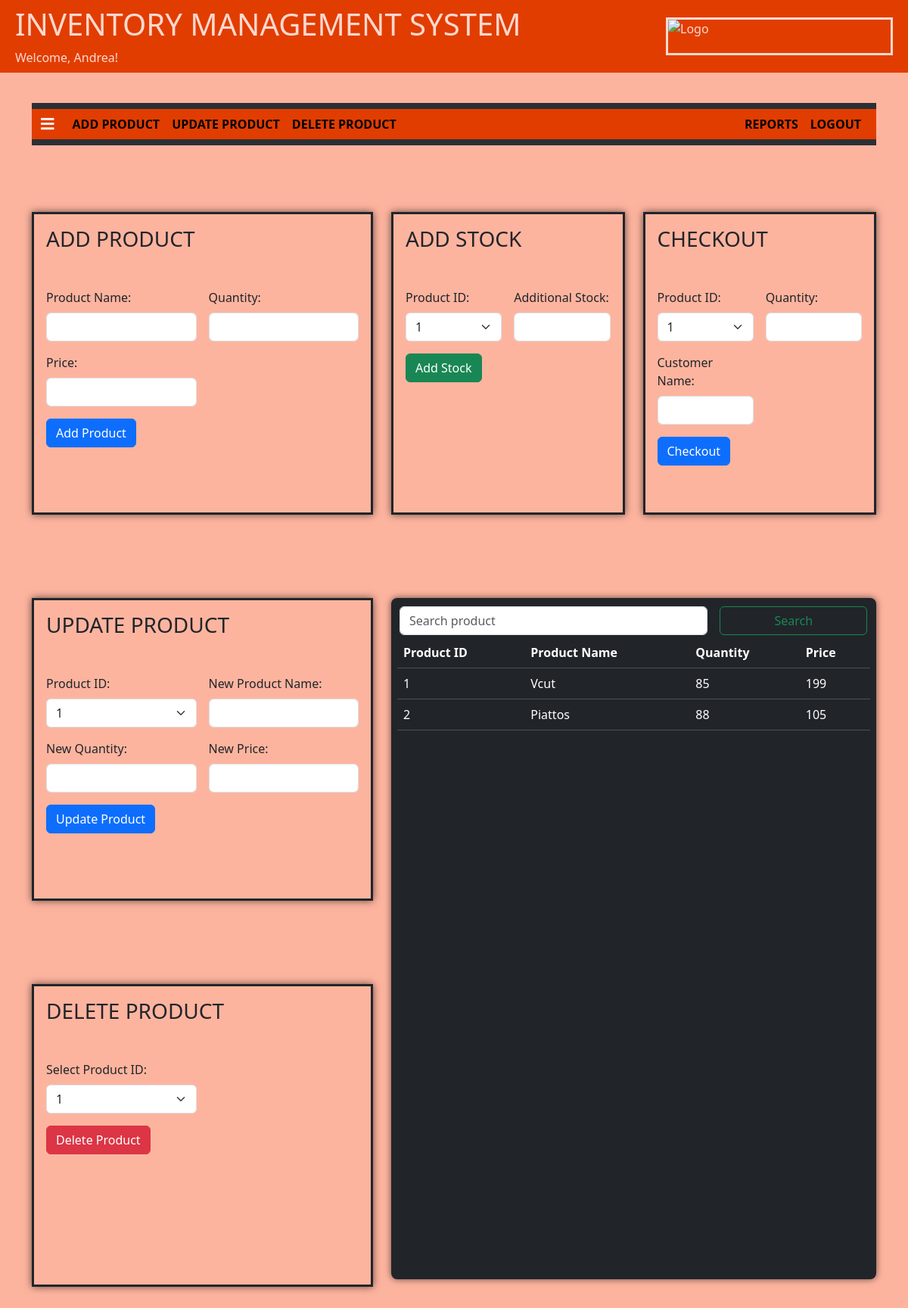
Screenshot of /index.php (signed in) with the database file from the repository.
### tables this page shows
CREATE TABLE IF NOT EXISTS `product` (
  `Product_ID` int NOT NULL AUTO_INCREMENT,
  `Product_Name` varchar(100) NOT NULL,
  `Quantity` int NOT NULL,
  `Price` decimal(10,0) NOT NULL,
  PRIMARY KEY (`Product_ID`)
);

### index.php (the view, shortened to what this page needs)
<!DOCTYPE html>
<html lang="en">
<head>
    <link href="https://cdn.jsdelivr.net/npm/bootstrap@5.3.1/dist/css/bootstrap.min.css" rel="stylesheet">
    <link rel="stylesheet" href="https://use.fontawesome.com/releases/v5.7.1/css/all.css">
    <link rel="stylesheet" href="./css/styleIndex.css">
</head>
<body>
    <div class="container-fluid">
        <div class="d-flex justify-content-between align-items-center p-2">
            <div>
                <h1 style="display: inline-block;">INVENTORY MANAGEMENT SYSTEM</h1>
                <div>
                    <?php
                    if(isset($_SESSION['name'])) {
                    $name = $_SESSION['name'];
                    echo "Welcome, $name!";
                    } else {
                    echo "User not logged in.";
                    }
                    ?>
                </div>
            </div>
            <div class="d-flex align-items-center" style=" border: solid; height:50px; width:300px; overflow: hidden; ">
                <img src="./img/loginBG.jpg" alt="Logo" class="container-image">
            </div>
        </div>
    </div>
    <div class="container-md" style="padding-top: 5vh;">
      <nav class="navbar navbar-expand-lg bg-body-tertiary"  data-bs-theme="dark">
        <div class="container-fluid">
          <a class="navbar-brand" href="#"><i class="fas fa-bars"></i></a>
            <div class="collapse navbar-collapse" id="navbarNavAltMarkup">
                <div class="navbar-nav">
                    <a class="nav-link" aria-current="page" href="#add">ADD PRODUCT</a>
                    <a class="nav-link" href="#update">UPDATE PRODUCT</a>
                    <a class="nav-link" href="#delete">DELETE PRODUCT</a>
                </div>
                <div class="navbar-nav ms-auto">
                    <a class="nav-link" href="report_page.php">REPORTS</a>
                    <a class="nav-link" href="./php/logout.php">LOGOUT</a>
                </div>
            </div>
        </div>
      </nav>
        <div class="row">
            <div class="col-md-5" >
              <div>
                <br id="add"><br>
              </div>
              <div class="container">
                <h3 class="mb-5">ADD PRODUCT</h3>
                <form class="row g-3" action="./php/process_product.php" method="post">
                  <div class="col-md-6">
                      <label for="productName" class="form-label">Product Name:</label>
                      <input type="text" class="form-control" id="productName" name="productName" required>
                  </div>
                  <div class="col-md-6">
                      <label for="quantity" class="form-label">Quantity:</label>
                      <input type="number" class="form-control" id="quantity" name="quantity" required>
                  </div>
                  <div class="col-md-6">
                      <label for="price" class="form-label">Price:</label>
                      <input type="number" class="form-control" id="price" name="price" required>
                  </div>
                  <div class="col-12">
                      <button type="submit" class="btn btn-primary" name="addProduct">Add Product</button>
                  </div>
                </form>
              </div>
              <div>
                <br id="update">
              </div>
              <div class="container">
                <h3 class="mb-5" >UPDATE PRODUCT</h3>
                <form class="row g-3" action="./php/process_product.php" method="post">
                  <div class="col-md-6">
                      <label for="productIdUpdate" class="form-label">Product ID:</label>
                      <select class="form-select" id="productIdUpdate" name="productId" required onchange="fetchProductDetails()">
                          <?php
                          include 'connect.php';
                          $result = $conn->query("SELECT `Product_ID` FROM `product`");
                          while ($row = $result->fetch_assoc()) {
                              echo '<option value="' . $row['Product_ID'] . '">' . $row['Product_ID'] . '</option>';
                          }
                          ?>
                      </select>
                  </div>
                  <div class="col-md-6">
                      <label for="productNameUpdate" class="form-label">New Product Name:</label>
                      <input type="text" class="form-control" id="productNameUpdate" name="productName" required>
                  </div>
                  <div class="col-md-6">
                      <label for="quantityUpdate" class="form-label">New Quantity:</label>
                      <input type="number" class="form-control" id="quantityUpdate" name="quantity" required>
                  </div>
                  <div class="col-md-6">
                      <label for="priceUpdate" class="form-label">New Price:</label>
                      <input type="number" class="form-control" id="priceUpdate" name="price" required>
                  </div>
                  <div class="col-12">
                      <button type="submit" class="btn btn-primary" name="updateProduct">Update Product</button>
                  </div>
                </form>
              </div>
              <div>
                <br id="delete">
              </div>
              <div class="container">
                <h3 class="mb-5" id="delete">DELETE PRODUCT</h3>
                <form class="row g-3" action="./php/process_product.php" method="post">
                  <div class="col-md-6">
                      <label for="productIdDelete" class="form-label">Select Product ID:</label>
                      <select class="form-select" id="productIdDelete" name="productId" required>
                          <?php
                          include 'connect.php';
                          $result = $conn->query("SELECT `Product_ID` FROM `product`");
                          while ($row = $result->fetch_assoc()) {
                              echo '<option value="' . $row['Product_ID'] . '">' . $row['Product_ID'] . '</option>';
                          }
                          ?>
                      </select>
                  </div>
                  <div class="col-12">
                      <button type="submit" class="btn btn-danger" name="deleteProduct">Delete Product</button>
                  </div>
                </form>
              </div>
            </div>
            <div class="col-md-7">
              <div class="row">
                <div class="col-md-6">
                  <div>
                      <br id="addStock"><br>
                  </div>
                  <div class="container">
                      <h3 class="mb-5">ADD STOCK</h3>
                      <form class="row g-3" action="./php/process_product.php" method="post">
                          <div class="col-md-6">
                              <label for="productIdAddStock" class="form-label">Product ID:</label>
                              <select class="form-select" id="productIdAddStock" name="productId" required>
                                  <?php
                                  $result = $conn->query("SELECT `Product_ID` FROM `product`");
                                  while ($row = $result->fetch_assoc()) {
                                      echo '<option value="' . $row['Product_ID'] . '">' . $row['Product_ID'] . '</option>';
                                  }
                                  ?>
                              </select>
                          </div>
                          <div class="col-md-6">
                              <label for="quantityAddStock" class="form-label">Additional Stock:</label>
                              <input type="number" class="form-control" id="quantityAddStock" name="quantity" required>
                          </div>
                          <div class="col-12">
                              <button type="submit" class="btn btn-success" name="addStock">Add Stock</button>
                          </div>
                      </form>
                    </div>
                  </div>
                  <div class="col-md-6">
                    <div>
                        <br id="checkout"><br>
                    </div>
                    <div class="container">
                        <h3 class="mb-5">CHECKOUT</h3>
                        <form class="row g-3" action="./php/process_product.php" method="post">
                            <div class="col-md-6">
                                <label for="productIdCheckout" class="form-label">Product ID:</label>
                                <select class="form-select" id="productIdCheckout" name="productId" required>
                                    <?php
                                    $result = $conn->query("SELECT `Product_ID` FROM `product`");
                                    while ($row = $result->fetch_assoc()) {
                                        echo '<option value="' . $row['Product_ID'] . '">' . $row['Product_ID'] . '</option>';
                                    }
                                    ?>
                                </select>
                            </div>
                            <div class="col-md-6">
                                <label for="quantityCheckout" class="form-label">Quantity:</label>
                                <input type="number" class="form-control" id="quantityCheckout" name="quantity" required>
                            </div>
                            <div class="col-md-6">
                                <label for="customerName" class="form-label">Customer Name:</label>
                                <input type="text" class="form-control" id="customerName" name="customerName" required>
                            </div>
                            <div class="col-12">
                              <button type="submit" class="btn btn-primary" name="subtractStock">Checkout</button>
                            </div>
                        </form>
                    </div>
                </div>
              </div>
              <div>
                <br id="inventory">
              </div>
              <div class="overflow-y-auto p-2" id="productList" style="background-color:#212529; border-radius:8px; min-height: 900px;  width:auto; margin-top: 5vh;">
                  <div style="border:solid;">
                    <form class="row g-3" id="searchForm" method="get" role="search">
                      <div class="col-md-8">
                        <input class="form-control" type="text" name="search" id="searchTerm" placeholder="Search product" aria-label="Search">
                      </div>
                      <div class="col-md-4">
                        <button id="searchBtn" class="btn btn-outline-success" type="submit">Search</button>
                      </div>
                    </form>
                  </div>
                  <?php
                  include 'connect.php';
                  $sql = "SELECT * FROM product";
                  $result = $conn->query($sql);
                  if ($result->num_rows > 0) {
                      echo "<table class='table table-dark table-hover' id='productTable'>";
                      echo '
                          <thead>
                              <tr>
                                  <th scope="col">Product ID</th>
                                  <th scope="col">Product Name</th>
                                  <th scope="col">Quantity</th>
                                  <th scope="col">Price</th>
                              </tr>
                          </thead>';
                      echo '<tbody id="productTableBody">';
                      while ($row = $result->fetch_assoc()) {
                          echo '<tr>';
                          echo "<td>" . $row["Product_ID"] . "</td>";
                          echo "<td>" . $row["Product_Name"] . "</td>";
                          echo "<td>" . $row["Quantity"] . "</td>";
                          echo "<td>" . $row["Price"] . "</td>";
                          echo '</tr>';
                      }
                      echo '</tbody>';
                      echo "</table>";
                  } else {
                      echo "<p>No records found</p>";
                  }
                  ?>
              </div>
            </div>
        </div>
    </div>
</body>
</html>

### css/styleIndex.css (style rules this page uses)
body { background-color: #fdb49f; }
.container-fluid { background-color: #e13d01; color: #fed9cf; }
.container-image { width: 100%; height: 100%; object-fit: cover; display: block; }
.container { width: 100%; height: 400px; display: inline-block; padding: 2vh; margin-top: 5vh; margin-bottom: 5vh; box-shadow: 0 0 10px rgba(0, 0, 0, 0.6); border: solid; overflow: hidden; }
#productList { box-shadow: 0 0 10px rgba(0, 0, 0, 0.6); }
.navbar { background-color: #f8f9fa; position: sticky; width: 100%; top: 0; z-index: 1000; color: #fff; font-weight: bold; }
.navbar-nav .nav-link { color: black; }
button { background-color: #e13d01; padding: 7px; border-radius: 3px; border: 0px; font-weight: bold; }
#searchBtn { width: 195px; }

### rows the page displays
product: Product_ID "1", Product_Name "Vcut", Quantity "85", Price "199"
product: Product_ID "2", Product_Name "Piattos", Quantity "88", Price "105"

### other values shown
$name "Andrea"
form field productId "1"
